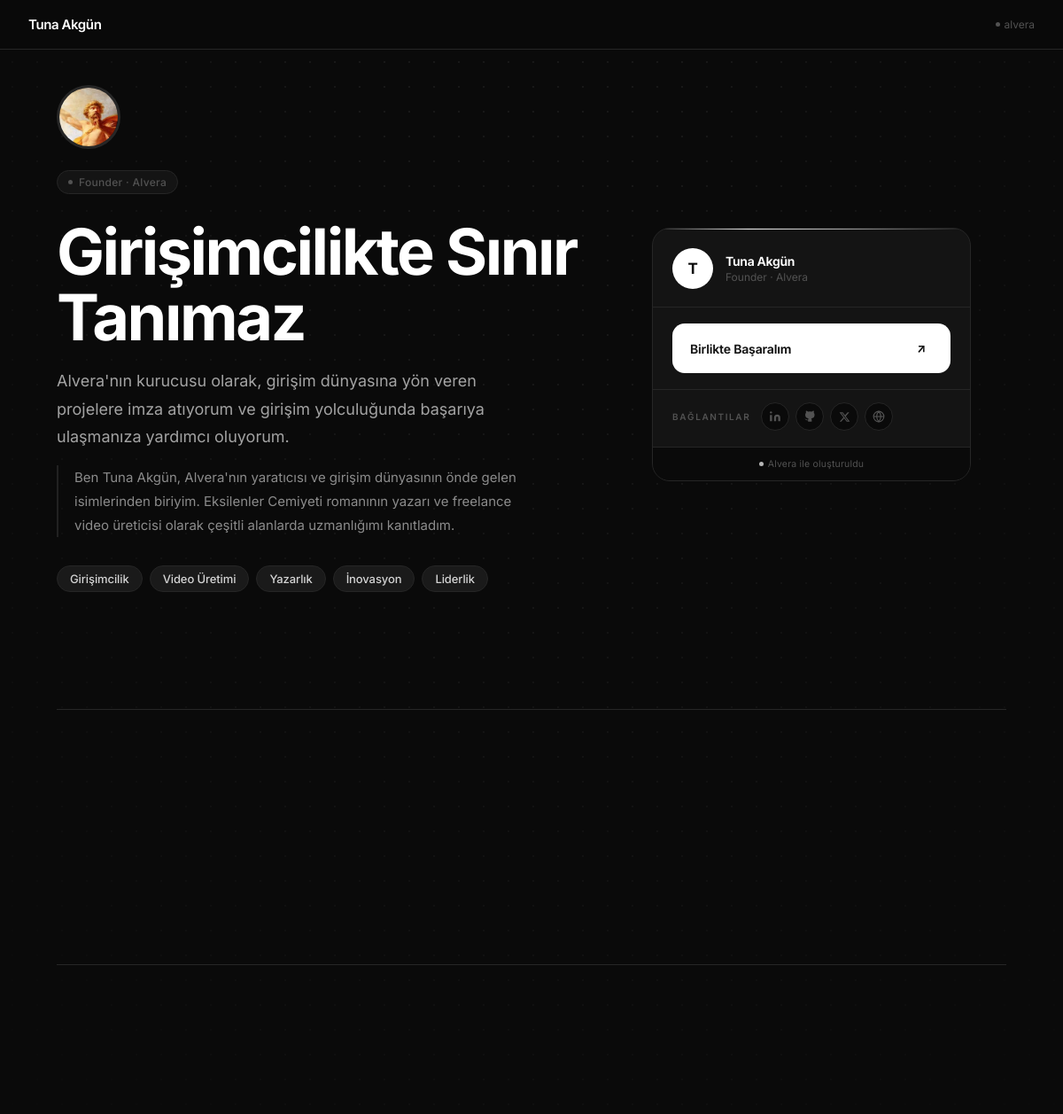
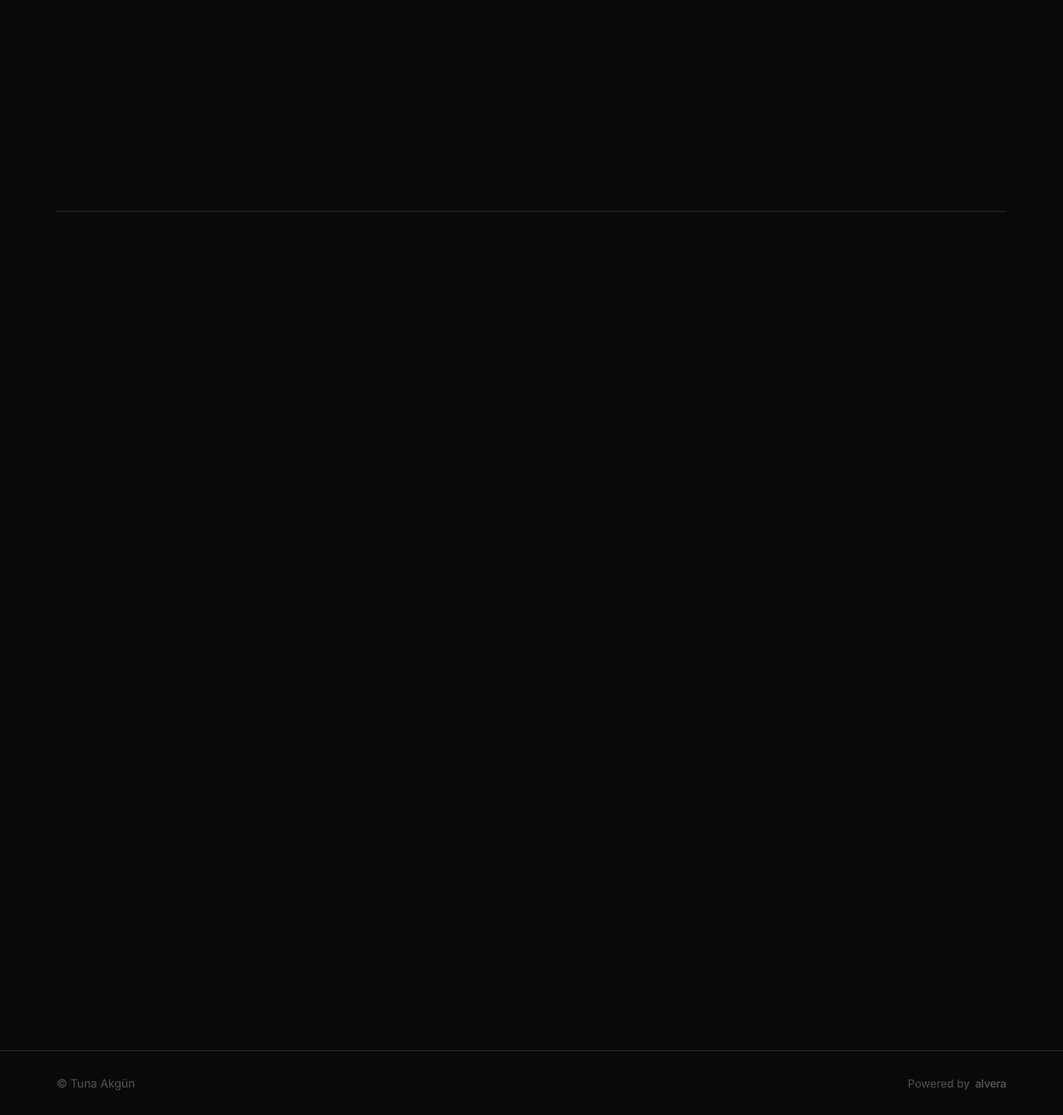
Page /tuna-akgun (signed in) on the committed database (2 pictures, top to bottom).
### models.py (models this page shows, shortened)
class User(UserMixin, db.Model):
    __tablename__ = 'users'
    id            = db.Column(db.Integer, primary_key=True)
    email         = db.Column(db.String(255), unique=True, nullable=False, index=True)
    password_hash = db.Column(db.String(255), nullable=False)
    full_name     = db.Column(db.String(120), nullable=True)
    is_active     = db.Column(db.Boolean, default=True,  nullable=False)
    has_paid      = db.Column(db.Boolean, default=False, nullable=False)
    package       = db.Column(db.String(1), default='1', nullable=False)
    is_available  = db.Column(db.Boolean, default=False, nullable=False)
    created_at    = db.Column(db.DateTime, default=lambda: datetime.now(timezone.utc))
    last_login_at = db.Column(db.DateTime, nullable=True)
    onboarding    = db.relationship('OnboardingData', backref='user', uselist=False)
    site          = db.relationship('Site', backref='owner', uselist=False)
    posts         = db.relationship('Post', backref='author', lazy='dynamic',
                                    foreign_keys='Post.user_id',
                                    order_by='Post.created_at.desc()')
    post_likes    = db.relationship('PostLike', backref='liker', lazy='dynamic',
                                    foreign_keys='PostLike.user_id')
    post_comments = db.relationship('PostComment', backref='commenter', lazy='dynamic',
                                    foreign_keys='PostComment.user_id')
    following     = db.relationship('Follow',
                                    foreign_keys='Follow.follower_id',
                                    backref=db.backref('follower_user', lazy='joined'),
                                    lazy='dynamic')
    followers     = db.relationship('Follow',
                                    foreign_keys='Follow.following_id',
                                    backref=db.backref('followed_user', lazy='joined'),
                                    lazy='dynamic')
    services      = db.relationship('Service',       backref='owner', lazy='dynamic',
                                    order_by='Service.order_index')
    portfolio     = db.relationship('PortfolioItem', backref='owner', lazy='dynamic',
                                    order_by='PortfolioItem.order_index')
    testimonials  = db.relationship('Testimonial',   backref='owner', lazy='dynamic',
                                    order_by='Testimonial.created_at.desc()')
    contact_msgs  = db.relationship('ContactMessage', backref='recipient', lazy='dynamic',
                                    order_by='ContactMessage.created_at.desc()')

class Site(db.Model):
    __tablename__ = 'sites'
    id              = db.Column(db.Integer, primary_key=True)
    user_id         = db.Column(db.Integer, db.ForeignKey('users.id'), unique=True, nullable=False)
    slug            = db.Column(db.String(120), unique=True, nullable=False, index=True)
    headline        = db.Column(db.String(200), nullable=True)
    tagline         = db.Column(db.String(300), nullable=True)
    bio_text        = db.Column(db.Text,        nullable=True)
    cta_text        = db.Column(db.String(100), nullable=True)
    skills_display  = db.Column(db.String(500), nullable=True)   # JSON liste
    vibe            = db.Column(db.String(50),  nullable=True)
    raw_generation  = db.Column(db.Text, nullable=True)
    avatar_file     = db.Column(db.String(255), nullable=True)   # static/uploads/{id}/avatar.*
    cover_file      = db.Column(db.String(255), nullable=True)   # static/uploads/{id}/cover.*
    is_published    = db.Column(db.Boolean, default=False, nullable=False)
    chosen_variant  = db.Column(db.String(1), nullable=True)     # 'a' | 'b'
    created_at      = db.Column(db.DateTime, default=lambda: datetime.now(timezone.utc))
    updated_at      = db.Column(db.DateTime,
                                default=lambda: datetime.now(timezone.utc),
                                onupdate=lambda: datetime.now(timezone.utc))

class OnboardingData(db.Model):
    __tablename__ = 'onboarding_data'
    id           = db.Column(db.Integer, primary_key=True)
    user_id      = db.Column(db.Integer, db.ForeignKey('users.id'), unique=True, nullable=False)
    current_step = db.Column(db.Integer, default=0, nullable=False)
    profession_category = db.Column(db.String(80), nullable=True)   # Alan / kategori seçimi
    job_title    = db.Column(db.String(120), nullable=True)
    company      = db.Column(db.String(120), nullable=True)
    bio          = db.Column(db.Text, nullable=True)
    skills       = db.Column(db.String(500), nullable=True)
    vibe         = db.Column(db.String(50), nullable=True)   # minimal | bold | warm
    target_audience = db.Column(db.String(120), nullable=True)   # Kimler görmeli? (pill seçimi)
    achievement     = db.Column(db.Text,        nullable=True)   # En gurur duyulan an/başarı (≤250 karakter)
    differentiator  = db.Column(db.String(200), nullable=True)   # Rakiplerden ayıran özellik (≤180 karakter)
    linkedin     = db.Column(db.String(255), nullable=True)
    github       = db.Column(db.String(255), nullable=True)
    twitter      = db.Column(db.String(255), nullable=True)
    website      = db.Column(db.String(255), nullable=True)
    brand_name      = db.Column(db.String(120), nullable=True)   # Marka / şirket adı
    brand_type      = db.Column(db.String(60),  nullable=True)   # freelancer|ajans|danışman|startup
    brand_tagline   = db.Column(db.String(200), nullable=True)   # Kısa slogan
    services_raw    = db.Column(db.Text, nullable=True)          # Virgülle ayrılmış ham hizmet isimleri
    completed_at = db.Column(db.DateTime, nullable=True)
    updated_at   = db.Column(db.DateTime,
                             default=lambda: datetime.now(timezone.utc),
                             onupdate=lambda: datetime.now(timezone.utc))

### blueprints/main.py (the view, shortened to what this page needs)
@main_bp.route('/<slug>')
def profile(slug):
    site       = Site.query.filter_by(slug=slug, is_published=True).first_or_404()
    owner      = site.owner
    owner_data = OnboardingData.query.filter_by(user_id=owner.id).first()
    is_owner = current_user.is_authenticated and current_user.id == owner.id
    skills = []
    if site.skills_display:
        try:
            skills = json.loads(site.skills_display)
        except Exception:
            skills = [s.strip() for s in site.skills_display.split(',') if s.strip()]
    from sqlalchemy import desc as _desc
    posts = (Post.query
             .filter_by(user_id=owner.id)
             .order_by(Post.is_pinned.desc(), Post.created_at.desc())
             .limit(50)
             .all())
    p3_services     = []
    p3_portfolio    = []
    p3_testimonials = []
    if owner.package == '3':
        from models import Service, PortfolioItem, Testimonial
        p3_services     = owner.services.all()
        p3_portfolio    = owner.portfolio.all()
        p3_testimonials = owner.testimonials.all()
    extras = UserProfileExtras.query.filter_by(user_id=owner.id).first()
    career_entries = (CareerEntry.query
                      .filter_by(user_id=owner.id)
                      .order_by(CareerEntry.display_order, CareerEntry.id.desc())
                      .all())
    custom_links = (CustomLink.query
                    .filter_by(user_id=owner.id)
                    .order_by(CustomLink.display_order, CustomLink.id)
                    .all())
    viewer   = current_user if current_user.is_authenticated else None
    mind_map = MindMap.query.filter_by(user_id=owner.id).first()
    return render_template('profile.html',
                           site=site,
                           owner=owner,
                           owner_data=owner_data,
                           skills=skills,
                           posts=posts,
                           viewer=viewer,
                           is_owner=is_owner,
                           p3_services=p3_services,
                           p3_portfolio=p3_portfolio,
                           p3_testimonials=p3_testimonials,
                           extras=extras,
                           career_entries=career_entries,
                           custom_links=custom_links,
                           mind_map=mind_map)

### models.py (called while the page is built)
@login_manager.user_loader
def load_user(user_id: str):
    return db.session.get(User, int(user_id))

    @property
    def like_count(self) -> int:
        return self.likes.count()

    @property
    def comment_count(self) -> int:
        return self.comments.count()

    @property
    def yanka_count(self) -> int:
        return self.yankas.count()

    @property
    def media_list(self) -> list:
        if not self.media_files:
            return []
        try:
            return json.loads(self.media_files)
        except (json.JSONDecodeError, TypeError):
            return []

    @property
    def data(self) -> dict | None:
        if not self.map_data:
            return None
        try:
            return json.loads(self.map_data)
        except (json.JSONDecodeError, TypeError):
            return None

### templates/profile.html (shortened to what this page needs)
<!DOCTYPE html>
<html lang="tr">
<head>
        {% set links = [] %}
        {% if owner_data.linkedin %}{% set _ = links.append('"' ~ owner_data.linkedin ~ '"') %}{% endif %}
        {% if owner_data.github %}{% set _ = links.append('"' ~ owner_data.github ~ '"') %}{% endif %}
        {% if owner_data.twitter %}{% set _ = links.append('"' ~ owner_data.twitter ~ '"') %}{% endif %}
        {% if owner_data.website %}{% set _ = links.append('"' ~ owner_data.website ~ '"') %}{% endif %}
</head>
{% set vibe = site.vibe or 'minimal' %}
<body class="vibe-{{ vibe }}">
    <nav>
        <span class="nav-name">{{ owner.full_name }}</span>
        <a href="{{ url_for('main.index') }}" class="nav-alvera">
            <span class="nav-alvera-dot"></span>
            alvera
        </a>
    </nav>
    <section class="hero">
        <div class="hero-left">
            {% if site.avatar_file %}
            <div class="hero-avatar">
                <img src="{{ site.avatar_file }}" alt="{{ owner.full_name }}">
            </div>
            {% endif %}
            <div class="hero-eyebrow">
                <span class="eyebrow-dot"></span>
                {{ owner_data.job_title }}{% if owner_data.company %} · {{ owner_data.company }}{% endif %}
            </div>
            <h1>{{ site.headline }}</h1>
            <p class="tagline">{{ site.tagline }}</p>
            {% if site.bio_text %}
            <p class="bio">{{ site.bio_text }}</p>
            {% endif %}
            {% if skills %}
            <div class="skills reveal">
                {% for skill in skills %}
                <span class="skill-chip">{{ skill }}</span>
                {% endfor %}
            </div>
            {% endif %}
        </div>
        <div class="identity-panel">
            <div class="id-main-card">
                <div class="id-card-header">
                    <div class="id-avatar">
                        {{ (owner.full_name or owner.email)[0] | upper }}
                    </div>
                    <div class="id-header-meta">
                        <div class="id-header-name">{{ owner.full_name or owner.email.split('@')[0] }}</div>
                        {% if owner_data.job_title %}
                        <div class="id-header-role">{{ owner_data.job_title }}{% if owner_data.company %} · {{ owner_data.company }}{% endif %}</div>
                        {% endif %}
                    </div>
                </div>
                <div class="id-card-sep"></div>
                <div class="id-cta-section">
                    {% if extras and extras.cta_enabled and extras.cta_url %}
                    <a href="{{ extras.cta_url }}" target="_blank" rel="noopener" class="id-cta-btn">
                        <span>{{ extras.cta_text or 'Devam Et' }}</span>
                        <span class="id-cta-arrow">↗</span>
                    </a>
                    {% else %}
                    <a href="mailto:{{ owner.email }}" class="id-cta-btn">
                        <span>{{ site.cta_text or 'İletişime Geçin' }}</span>
                        <span class="id-cta-arrow">↗</span>
                    </a>
                    {% endif %}
                </div>
                {% if owner_data.linkedin or owner_data.github or owner_data.twitter or owner_data.website %}
                <div class="id-card-sep"></div>
                <div class="id-social-row">
                    <span class="id-social-label">Bağlantılar</span>
                    <div class="id-social-icons">
                        {% if owner_data.linkedin %}
                        <a href="{{ owner_data.linkedin }}" target="_blank" rel="noopener" class="id-social-icon" title="LinkedIn">
                            <svg width="14" height="14" viewBox="0 0 24 24" fill="currentColor"><path d="M16 8a6 6 0 016 6v7h-4v-7a2 2 0 00-2-2 2 2 0 00-2 2v7h-4v-7a6 6 0 016-6zM2 9h4v12H2z"/><circle cx="4" cy="4" r="2"/></svg>
                        </a>
                        {% endif %}
                        {% if owner_data.github %}
                        <a href="{{ owner_data.github }}" target="_blank" rel="noopener" class="id-social-icon" title="GitHub">
                        </a>
                        {% endif %}
                        {% if owner_data.twitter %}
                        <a href="{{ owner_data.twitter }}" target="_blank" rel="noopener" class="id-social-icon" title="Twitter / X">
                            <svg width="13" height="13" viewBox="0 0 24 24" fill="currentColor"><path d="M18.244 2.25h3.308l-7.227 8.26 8.502 11.24H16.17l-5.214-6.817L4.99 21.75H1.68l7.73-8.835L1.254 2.25H8.08l4.713 6.231zm-1.161 17.52h1.833L7.084 4.126H5.117z"/></svg>
                        </a>
                        {% endif %}
                        {% if owner_data.website %}
                        <a href="{{ owner_data.website }}" target="_blank" rel="noopener" class="id-social-icon" title="Website">
                            <svg width="14" height="14" viewBox="0 0 24 24" fill="none" stroke="currentColor" stroke-width="2"><circle cx="12" cy="12" r="10"/><line x1="2" y1="12" x2="22" y2="12"/><path d="M12 2a15.3 15.3 0 014 10 15.3 15.3 0 01-4 10 15.3 15.3 0 01-4-10 15.3 15.3 0 014-10z"/></svg>
                        </a>
                        {% endif %}
                    </div>
                </div>
                {% endif %}
                <div class="id-card-footer">
                    <a href="/" class="id-footer-badge">
                        <span class="id-footer-dot"></span>
                        <span>Alvera ile oluşturuldu</span>
                    </a>
                </div>
            </div>
        </div>
    </section>
    {% if owner_data.job_title or owner_data.company %}
    <hr class="section-divider">
    {% endif %}
    {% if posts %}
    {% set type_labels = {
        'text':    ('💬', 'Not',       'badge-text'),
        'project': ('🚀', 'Proje',     'badge-project'),
        'link':    ('🔗', 'Link',      'badge-link'),
        'collab':  ('🤝', 'İşbirliği', 'badge-collab'),
    } %}
    {% if mind_map and mind_map.map_data %}
    <hr class="section-divider">
        {% set target = owner %}
        {% set is_own = (viewer and viewer.id == owner.id) %}
    {% endif %}
    <hr class="section-divider">
    {% endif %}
    <footer>
        <span class="footer-left">© {{ owner.full_name }}</span>
        <a href="{{ url_for('main.index') }}" class="footer-alvera">
            Powered by <span class="footer-alvera-name">alvera</span>
        </a>
    </footer>
</body>
</html>

### rows in the picture
User: full_name "Tuna Akgün", full_name "T"
Site: avatar_file (placeholder picture), headline "Girişimcilikte Sınır Tanımaz", tagline "Alvera'nın kurucusu olarak, girişim dünyasına yön veren projelere imza atıyorum ve girişim yolculuğunda başarıya ulaşmanıza yardımcı oluyorum.", bio_text "Ben Tuna Akgün, Alvera'nın yaratıcısı ve girişim dünyasının önde gelen isimlerinden biriyim. Eksilenler Cemiyeti romanının yazarı ve freelance video üreticisi olarak çeşitli alanlarda uzmanlığımı kanıtladım.", cta_text "Birlikte Başaralım"
OnboardingData: job_title "Founder", company "Alvera"

### other values in the picture
{{ skill }} "Girişimcilik" "Video Üretimi" "Yazarlık" "İnovasyon" "Liderlik"
